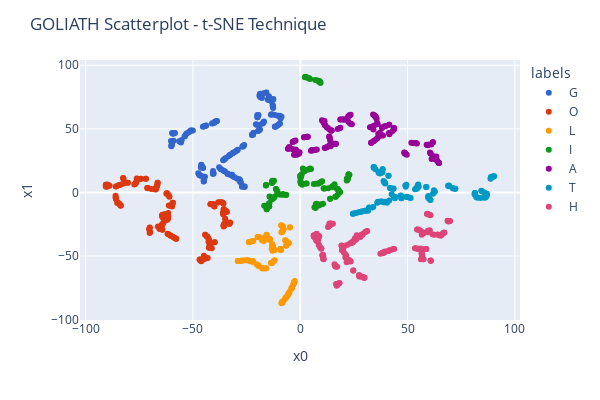

This figure's notebook cell:
### Markdown cell above
Perplexity in t-SNE is a measure that helps balance local versus global data aspects and influences how the algorithm groups points together in the lower-dimensional space. 

The choice of perplexity value can significantly impact the visualization outcome, making it a critical parameter to tune in t-SNE analysis.

The default perplexity value is 30, so the previous solution had perplexity=30. Let's analyze how the perplexity affects the t-SNE solution.

### Code cell
# t-SNE modifying some parameters: perplexity and learning_rate
model_T2 = TSNE(
    random_state=20,
    perplexity=5,
    learning_rate=50
)

df_T2 = pd.DataFrame(
    model_T2.fit_transform(dfS[['x0', 'x1', 'x2']]),
    columns=['x0', 'x1']
)
df_T2['labels'] = dfS['labels']

plot_tSNE(df_T2)
